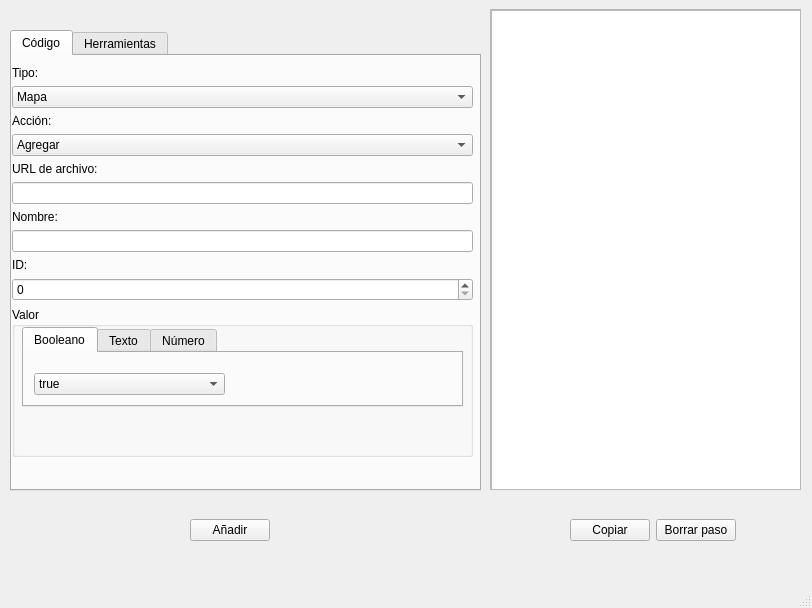
<?xml version="1.0" encoding="UTF-8"?>
<ui version="4.0">
 <class>MainWindow</class>
 <widget class="QMainWindow" name="MainWindow">
  <property name="geometry">
   <rect>
    <x>0</x>
    <y>0</y>
    <width>812</width>
    <height>608</height>
   </rect>
  </property>
  <property name="windowTitle">
   <string>DLCEditor</string>
  </property>
  <widget class="QWidget" name="centralwidget">
   <widget class="QScrollArea" name="scrollArea">
    <property name="geometry">
     <rect>
      <x>490</x>
      <y>9</y>
      <width>311</width>
      <height>481</height>
     </rect>
    </property>
    <property name="widgetResizable">
     <bool>true</bool>
    </property>
    <widget class="QWidget" name="scrollAreaWidgetContents">
     <property name="geometry">
      <rect>
       <x>0</x>
       <y>0</y>
       <width>309</width>
       <height>479</height>
      </rect>
     </property>
     <widget class="QPlainTextEdit" name="plainTextEdit">
      <property name="geometry">
       <rect>
        <x>0</x>
        <y>0</y>
        <width>311</width>
        <height>481</height>
       </rect>
      </property>
      <property name="plainText">
       <string/>
      </property>
     </widget>
    </widget>
   </widget>
   <widget class="QTabWidget" name="tabWidget">
    <property name="geometry">
     <rect>
      <x>10</x>
      <y>30</y>
      <width>471</width>
      <height>461</height>
     </rect>
    </property>
    <property name="currentIndex">
     <number>0</number>
    </property>
    <widget class="QWidget" name="tab_2">
     <attribute name="title">
      <string>Código</string>
     </attribute>
     <widget class="QWidget" name="gridLayoutWidget_3">
      <property name="geometry">
       <rect>
        <x>0</x>
        <y>10</y>
        <width>461</width>
        <height>391</height>
       </rect>
      </property>
      <layout class="QGridLayout" name="gridLayout_5">
       <item row="9" column="1">
        <widget class="QSpinBox" name="idBox"/>
       </item>
       <item row="0" column="1">
        <widget class="QLabel" name="label_7">
         <property name="sizePolicy">
          <sizepolicy hsizetype="Preferred" vsizetype="Fixed">
           <horstretch>0</horstretch>
           <verstretch>0</verstretch>
          </sizepolicy>
         </property>
         <property name="text">
          <string>Tipo:</string>
         </property>
        </widget>
       </item>
       <item row="6" column="1">
        <widget class="QLabel" name="label">
         <property name="sizePolicy">
          <sizepolicy hsizetype="Preferred" vsizetype="Fixed">
           <horstretch>0</horstretch>
           <verstretch>0</verstretch>
          </sizepolicy>
         </property>
         <property name="text">
          <string>Nombre:</string>
         </property>
        </widget>
       </item>
       <item row="5" column="1">
        <widget class="QLineEdit" name="fileURL"/>
       </item>
       <item row="4" column="1">
        <widget class="QLabel" name="label_5">
         <property name="sizePolicy">
          <sizepolicy hsizetype="Preferred" vsizetype="Fixed">
           <horstretch>0</horstretch>
           <verstretch>0</verstretch>
          </sizepolicy>
         </property>
         <property name="text">
          <string>URL de archivo:</string>
         </property>
        </widget>
       </item>
       <item row="8" column="1">
        <widget class="QLabel" name="label_2">
         <property name="sizePolicy">
          <sizepolicy hsizetype="Preferred" vsizetype="Fixed">
           <horstretch>0</horstretch>
           <verstretch>0</verstretch>
          </sizepolicy>
         </property>
         <property name="text">
          <string>ID:</string>
         </property>
        </widget>
       </item>
       <item row="3" column="1">
        <widget class="QComboBox" name="comboAction">
         <item>
          <property name="text">
           <string>Agregar</string>
          </property>
         </item>
         <item>
          <property name="text">
           <string>Actualizar</string>
          </property>
         </item>
        </widget>
       </item>
       <item row="7" column="1">
        <widget class="QLineEdit" name="fileName"/>
       </item>
       <item row="1" column="1">
        <widget class="QComboBox" name="comboType">
         <item>
          <property name="text">
           <string>Mapa</string>
          </property>
         </item>
         <item>
          <property name="text">
           <string>Tileset</string>
          </property>
         </item>
         <item>
          <property name="text">
           <string>Script</string>
          </property>
         </item>
         <item>
          <property name="text">
           <string>Data</string>
          </property>
         </item>
         <item>
          <property name="text">
           <string>PBS</string>
          </property>
         </item>
         <item>
          <property name="text">
           <string>Audio</string>
          </property>
         </item>
         <item>
          <property name="text">
           <string>Graphics</string>
          </property>
         </item>
         <item>
          <property name="text">
           <string>Variable</string>
          </property>
         </item>
         <item>
          <property name="text">
           <string>Interruptor</string>
          </property>
         </item>
        </widget>
       </item>
       <item row="2" column="1">
        <widget class="QLabel" name="label_6">
         <property name="sizePolicy">
          <sizepolicy hsizetype="Preferred" vsizetype="Fixed">
           <horstretch>0</horstretch>
           <verstretch>0</verstretch>
          </sizepolicy>
         </property>
         <property name="text">
          <string>Acción:</string>
         </property>
        </widget>
       </item>
       <item row="10" column="1">
        <widget class="QGroupBox" name="groupBox_2">
         <property name="title">
          <string>Valor</string>
         </property>
         <widget class="QTabWidget" name="valueTabs">
          <property name="geometry">
           <rect>
            <x>10</x>
            <y>20</y>
            <width>441</width>
            <height>80</height>
           </rect>
          </property>
          <property name="currentIndex">
           <number>0</number>
          </property>
          <widget class="QWidget" name="tab">
           <attribute name="title">
            <string>Booleano</string>
           </attribute>
           <widget class="QComboBox" name="valueBool">
            <property name="geometry">
             <rect>
              <x>10</x>
              <y>20</y>
              <width>191</width>
              <height>22</height>
             </rect>
            </property>
            <item>
             <property name="text">
              <string>true</string>
             </property>
            </item>
            <item>
             <property name="text">
              <string>false</string>
             </property>
            </item>
           </widget>
          </widget>
          <widget class="QWidget" name="tab_3">
           <attribute name="title">
            <string>Texto</string>
           </attribute>
           <widget class="QLineEdit" name="valueText">
            <property name="geometry">
             <rect>
              <x>10</x>
              <y>20</y>
              <width>401</width>
              <height>21</height>
             </rect>
            </property>
           </widget>
          </widget>
          <widget class="QWidget" name="tab_4">
           <attribute name="title">
            <string>Número</string>
           </attribute>
           <widget class="QSpinBox" name="valueInt">
            <property name="geometry">
             <rect>
              <x>11</x>
              <y>20</y>
              <width>191</width>
              <height>22</height>
             </rect>
            </property>
            <property name="minimum">
             <number>-99999999</number>
            </property>
            <property name="maximum">
             <number>99999999</number>
            </property>
           </widget>
          </widget>
         </widget>
        </widget>
       </item>
      </layout>
     </widget>
    </widget>
    <widget class="QWidget" name="tab_5">
     <attribute name="title">
      <string>Herramientas</string>
     </attribute>
     <widget class="QGroupBox" name="groupBox">
      <property name="geometry">
       <rect>
        <x>10</x>
        <y>10</y>
        <width>441</width>
        <height>261</height>
       </rect>
      </property>
      <property name="title">
       <string>Script</string>
      </property>
      <widget class="QPushButton" name="generateButton">
       <property name="geometry">
        <rect>
         <x>300</x>
         <y>220</y>
         <width>121</width>
         <height>23</height>
        </rect>
       </property>
       <property name="text">
        <string>Generar y copiar</string>
       </property>
      </widget>
      <widget class="QScrollArea" name="scrollArea_2">
       <property name="geometry">
        <rect>
         <x>10</x>
         <y>20</y>
         <width>411</width>
         <height>191</height>
        </rect>
       </property>
       <property name="widgetResizable">
        <bool>true</bool>
       </property>
       <widget class="QWidget" name="scrollAreaWidgetContents_2">
        <property name="geometry">
         <rect>
          <x>0</x>
          <y>0</y>
          <width>409</width>
          <height>189</height>
         </rect>
        </property>
        <widget class="QPlainTextEdit" name="scriptText">
         <property name="geometry">
          <rect>
           <x>0</x>
           <y>0</y>
           <width>411</width>
           <height>191</height>
          </rect>
         </property>
        </widget>
       </widget>
      </widget>
     </widget>
    </widget>
   </widget>
   <widget class="QWidget" name="horizontalLayoutWidget">
    <property name="geometry">
     <rect>
      <x>10</x>
      <y>500</y>
      <width>791</width>
      <height>61</height>
     </rect>
    </property>
    <layout class="QHBoxLayout" name="horizontalLayout">
     <item>
      <spacer name="horizontalSpacer_3">
       <property name="orientation">
        <enum>Qt::Horizontal</enum>
       </property>
       <property name="sizeType">
        <enum>QSizePolicy::Fixed</enum>
       </property>
       <property name="sizeHint" stdset="0">
        <size>
         <width>180</width>
         <height>20</height>
        </size>
       </property>
      </spacer>
     </item>
     <item>
      <widget class="QPushButton" name="addButton">
       <property name="text">
        <string>Añadir</string>
       </property>
      </widget>
     </item>
     <item>
      <spacer name="horizontalSpacer">
       <property name="orientation">
        <enum>Qt::Horizontal</enum>
       </property>
       <property name="sizeHint" stdset="0">
        <size>
         <width>40</width>
         <height>20</height>
        </size>
       </property>
      </spacer>
     </item>
     <item>
      <widget class="QPushButton" name="copyButton">
       <property name="text">
        <string>Copiar</string>
       </property>
      </widget>
     </item>
     <item>
      <widget class="QPushButton" name="deleteButton">
       <property name="text">
        <string>Borrar paso</string>
       </property>
      </widget>
     </item>
     <item>
      <spacer name="horizontalSpacer_2">
       <property name="orientation">
        <enum>Qt::Horizontal</enum>
       </property>
       <property name="sizeType">
        <enum>QSizePolicy::Fixed</enum>
       </property>
       <property name="sizeHint" stdset="0">
        <size>
         <width>65</width>
         <height>20</height>
        </size>
       </property>
      </spacer>
     </item>
    </layout>
   </widget>
  </widget>
  <widget class="QMenuBar" name="menubar">
   <property name="geometry">
    <rect>
     <x>0</x>
     <y>0</y>
     <width>812</width>
     <height>21</height>
    </rect>
   </property>
  </widget>
  <widget class="QStatusBar" name="statusbar"/>
 </widget>
 <resources/>
 <connections/>
</ui>
